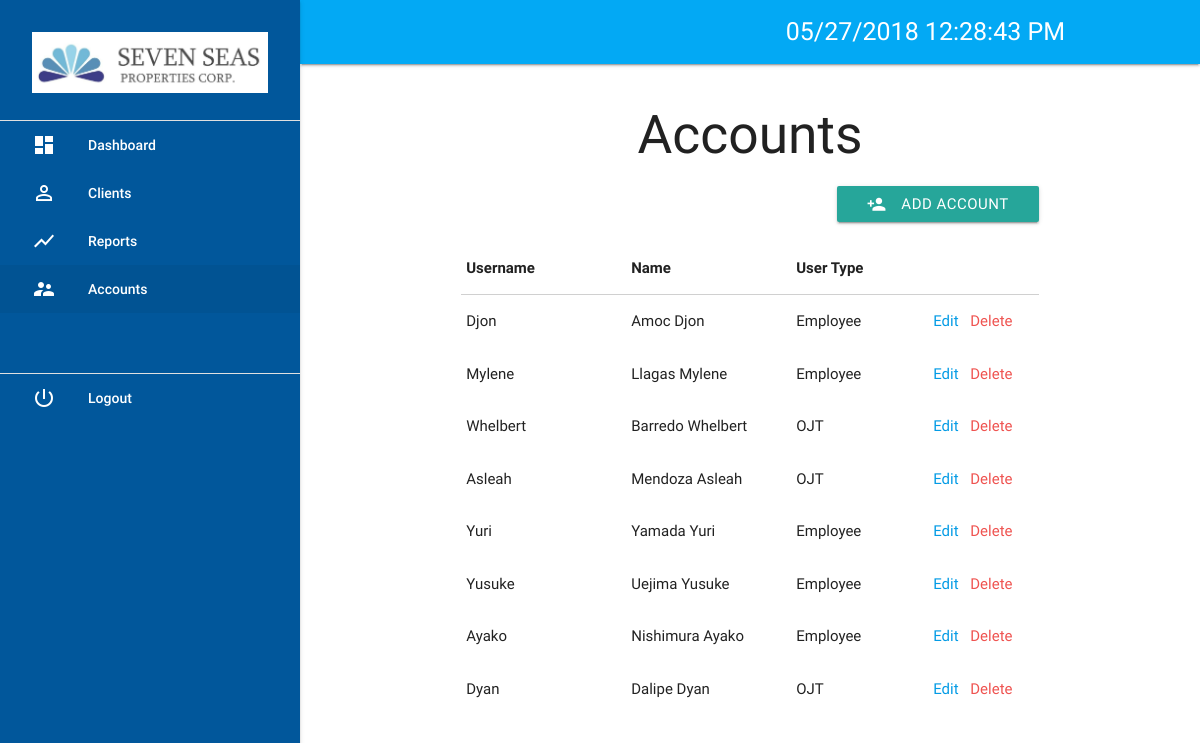
The page /accounts.php on the database its author committed.
### tables this page shows
CREATE TABLE `tbl_users` (
  `user_id` int(11) NOT NULL,
  `username` varchar(255) NOT NULL,
  `password` varchar(40) NOT NULL,
  `user_type` int(11) NOT NULL,
  `firstname` varchar(255) NOT NULL,
  `lastname` varchar(255) NOT NULL
);

### accounts.php (the view, shortened to what this page needs)
<?php $bodyClass = "accounts-list" ?>
<?php $navActive = "accounts" ?>
<?php include('header.php'); ?>
	<div class="section">
		<h2 class="heading center">Accounts</h2>
		<div class="row">
			<div class="col s8 offset-s2 right-align">
				<a class="btn modal-trigger waves-light waves-effect" href="#addAccount" data-trigger="addAccount"><i class="material-icons left">person_add</i> Add Account</a>
			</div>
		</div>
		<div class="row">
			<div class="col s8 offset-s2">
				<table class="responsive-table highlight" id="account-listing">
					<thead>
						<tr>
							<th width="20%">Username</th>
							<th width="20%">Name</th>
							<th width="15%">User Type</th>
							<th width="15%"></th>
						</tr>
					</thead>
					<tbody>
						<?php
							include('includes/mysql_connect.php');
							$query = "SELECT * FROM tbl_users WHERE user_id != 1";
							if ($result = $conn->query($query)) {
								while ($r = $result->fetch_array()) { ?>
									<tr>
										<td><?=$r['username']?></td>
										<td><?=$r['lastname']?> <?=$r['firstname']?></td>
										<td><?=($r['user_type']==1 ? 'Global Administrator' : (($r['user_type']==2) ? 'Employee' : ((($r['user_type']==3) ? 'OJT' : ''))))?></td>
										<td class="actions-td center">
											<a href="#editAccount" data-trigger="addAccount" data-accountid="<?=$r['user_id']?>" data-user="<?=$r['username']?>" data-lname="<?=$r['lastname']?>" data-fname="<?=$r['firstname']?>" data-utype="<?=$r['user_type']?>" id="" class="editAccountLink modal-trigger">Edit</a>
											<a href="#!" class="danger deleteClient">Delete</a>
										</td>
									</tr>
								<?php
								}
							}
						?>
					</tbody>
				</table>
			</div>
		</div>
	</div>
<?php include('footer.php') ?>

### header.php (shortened to what this page needs)
<!DOCTYPE html>
  <html>
    <head>
      <link type="text/css" rel="stylesheet" href="//cdn.datatables.net/1.10.16/css/jquery.dataTables.min.css"  media="screen,projection"/>
      <link type="text/css" rel="stylesheet" href="css/materialize.css"  media="screen,projection"/>
    </head>
    <body class="<?php echo (isset($bodyClass) ? $bodyClass : ''); ?>">
    <ul id="slide-out" class="side-nav fixed light-blue darken-4">
      <li>
        <div class="user-view">
          <img src="img/sspc-logo.jpg" class="responsive-img" alt="">
        </div>
      </li>
      <li><div class="divider"></div></li>
      <li class="<?=(isset($navActive) && $navActive == 'dashboard' ? "active" : '')?>"><a class="waves-effect waves-light white-text" href="dashboard"><i class="material-icons left white-text">dashboard</i>Dashboard</a></li>
      <li class="<?=(isset($navActive) && $navActive == 'clients' ? "active" : '')?>"><a class="waves-effect waves-light white-text" href="clients"><i class="material-icons left white-text">person_outline</i>Clients</a></li>
      <li class="<?=(isset($navActive) && $navActive == 'reports' ? "active" : '')?>"><a class="waves-effect waves-light white-text" href="reports"><i class="material-icons left white-text">show_chart</i>Reports</a></li>
      <li class="<?=(isset($navActive) && $navActive == 'accounts' ? "active" : '')?> <?=($_COOKIE['cooUserType']>1 ? "hide" : '')?>" id="navAccounts"><a class="waves-effect waves-light white-text" href="accounts"><i class="material-icons left white-text">supervisor_account</i>Accounts</a></li>
      <li style="margin-top: 60px"><div class="divider"></div></li>
      <li><a class="waves-effect waves-light white-text" href="logout"><i class="material-icons left white-text">power_settings_new</i>Logout</a></li>
    </ul>
    <header>
      <nav class="light-blue">
        <div class="nav-wrapper">
          <div class="container">
            <div class="row">
              <div class="col s12 right-align">
                <span class="date-time-holder"></span>
              </div>
            </div>
          </div>
        </div>
      </nav>
    </header>
    <main class="">

### footer.php (shortened to what this page needs)
		</main>
	</body>
</html>

### rows shown on the page
tbl_users: username "Djon", lastname "Amoc", firstname "Djon", user_type "Employee"
tbl_users: username "Mylene", lastname "Llagas", firstname "Mylene", user_type "Employee"
tbl_users: username "Whelbert", lastname "Barredo", firstname "Whelbert", user_type "OJT"
tbl_users: username "Asleah", lastname "Mendoza", firstname "Asleah", user_type "OJT"
tbl_users: username "Yuri", lastname "Yamada", firstname "Yuri", user_type "Employee"
tbl_users: username "Yusuke", lastname "Uejima", firstname "Yusuke", user_type "Employee"
tbl_users: username "Ayako", lastname "Nishimura", firstname "Ayako", user_type "Employee"
tbl_users: username "Dyan", lastname "Dalipe", firstname "Dyan", user_type "OJT"
